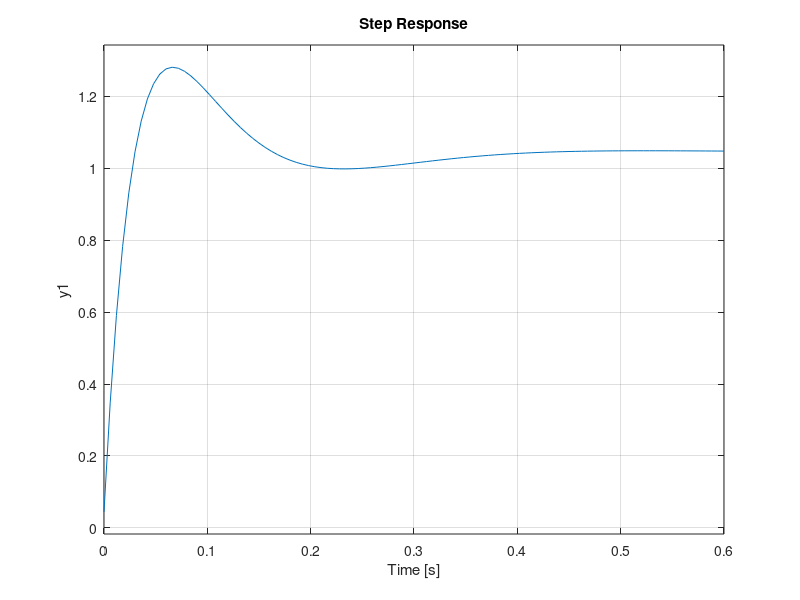

Reproduce this figure in MATLAB. (Note: this script raises an error after producing the figure.)
clear all
close all
clc
b=1.595;
a=1.430;
uc=20;
cr=96000;
cf=80000;
i=4132;
m=2325;
k1=3.9795;
k2=-2.9163;
k3=113.5779;
k4=22.3271;
A=[(-cf-cr)/(uc*m)-cf*k1/m (b*cr-a*cf)/(uc*m)-uc-cf*k2/m -k3*cf/m -k4*cf/m;(b*cr-a*cf)/(uc*i)-a*cf*k1/i (b*b*cr-a*a*cf)/(uc*i)-a*cf*k2/i -a*cf*k3/i -a*cf*k4/i;0 1 0 0;1 0 uc 0];
B=[k4*cf/m;a*cf*k4/i;0;0];
C=[k1/k4 k2/k4 k3/k4 1];
D=1/k4;
ss(A,B,C,D);
sys2=tf(ss(A,B,C,D));
step(sys2);
S = stepinfo(sys2,'RiseTimeLimits',[0.05,0.95]);